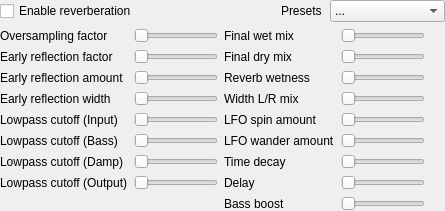
           <widget class="QWidget" name="tabHostPage3">
            <property name="whatsThis">
             <string>&lt;html&gt;&lt;head/&gt;&lt;body&gt;&lt;p&gt;&lt;span style=&quot; font-weight:600; text-decoration: underline;&quot;&gt;Reverberation&lt;/span&gt;&lt;/p&gt;&lt;p&gt;Complex reverberation IIR network (Progenitor 2)&lt;/p&gt;&lt;/body&gt;&lt;/html&gt;</string>
            </property>
            <layout class="QVBoxLayout" name="verticalLayout_15">
             <property name="leftMargin">
              <number>0</number>
             </property>
             <property name="topMargin">
              <number>0</number>
             </property>
             <property name="rightMargin">
              <number>0</number>
             </property>
             <property name="bottomMargin">
              <number>0</number>
             </property>
             <item>
              <layout class="QHBoxLayout" name="horizontalLayout_3">
               <property name="bottomMargin">
                <number>0</number>
               </property>
               <item>
                <layout class="QHBoxLayout" name="horizontalLayout_4"/>
               </item>
               <item>
                <widget class="QCheckBox" name="reverb">
                 <property name="text">
                  <string>Enable reverberation</string>
                 </property>
                </widget>
               </item>
               <item>
                <spacer name="horizontalSpacer_2">
                 <property name="orientation">
                  <enum>Qt::Horizontal</enum>
                 </property>
                 <property name="sizeHint" stdset="0">
                  <size>
                   <width>40</width>
                   <height>20</height>
                  </size>
                 </property>
                </spacer>
               </item>
               <item>
                <widget class="QLabel" name="label_4">
                 <property name="text">
                  <string>Presets</string>
                 </property>
                </widget>
               </item>
               <item>
                <spacer name="horizontalSpacer_3">
                 <property name="orientation">
                  <enum>Qt::Horizontal</enum>
                 </property>
                 <property name="sizeType">
                  <enum>QSizePolicy::Fixed</enum>
                 </property>
                 <property name="sizeHint" stdset="0">
                  <size>
                   <width>2</width>
                   <height>20</height>
                  </size>
                 </property>
                </spacer>
               </item>
               <item>
                <widget class="QComboBox" name="roompresets">
                 <property name="maximumSize">
                  <size>
                   <width>133</width>
                   <height>16777215</height>
                  </size>
                 </property>
                 <property name="frame">
                  <bool>true</bool>
                 </property>
                 <item>
                  <property name="text">
                   <string>...</string>
                  </property>
                 </item>
                 <item>
                  <property name="text">
                   <string>Default</string>
                  </property>
                 </item>
                 <item>
                  <property name="text">
                   <string>Small hall 1</string>
                  </property>
                 </item>
                 <item>
                  <property name="text">
                   <string>Small hall 2</string>
                  </property>
                 </item>
                 <item>
                  <property name="text">
                   <string>Medium hall 1</string>
                  </property>
                 </item>
                 <item>
                  <property name="text">
                   <string>Medium hall 2</string>
                  </property>
                 </item>
                 <item>
                  <property name="text">
                   <string>Large hall 1</string>
                  </property>
                 </item>
                 <item>
                  <property name="text">
                   <string>Large hall 2</string>
                  </property>
                 </item>
                 <item>
                  <property name="text">
                   <string>Small room 1</string>
                  </property>
                 </item>
                 <item>
                  <property name="text">
                   <string>Small room 2</string>
                  </property>
                 </item>
                 <item>
                  <property name="text">
                   <string>Medium room 1</string>
                  </property>
                 </item>
                 <item>
                  <property name="text">
                   <string>Medium room 2</string>
                  </property>
                 </item>
                 <item>
                  <property name="text">
                   <string>Large room 1</string>
                  </property>
                 </item>
                 <item>
                  <property name="text">
                   <string>Large room 2</string>
                  </property>
                 </item>
                 <item>
                  <property name="text">
                   <string>Medium ER 1</string>
                  </property>
                 </item>
                 <item>
                  <property name="text">
                   <string>Medium ER 2</string>
                  </property>
                 </item>
                 <item>
                  <property name="text">
                   <string>Plate high</string>
                  </property>
                 </item>
                 <item>
                  <property name="text">
                   <string>Plate low</string>
                  </property>
                 </item>
                 <item>
                  <property name="text">
                   <string>Long reverb 1</string>
                  </property>
                 </item>
                 <item>
                  <property name="text">
                   <string>Long reverb 2</string>
                  </property>
                 </item>
                </widget>
               </item>
              </layout>
             </item>
             <item>
              <layout class="QHBoxLayout" name="horizontalLayout_5">
               <item>
                <layout class="QFormLayout" name="formLayout">
                 <item row="0" column="0">
                  <widget class="QLabel" name="label_13">
                   <property name="text">
                    <string>Oversampling factor</string>
                   </property>
                  </widget>
                 </item>
                 <item row="0" column="1">
                  <widget class="QAnimatedSlider" name="rev_osf">
                   <property name="minimum">
                    <number>1</number>
                   </property>
                   <property name="maximum">
                    <number>4</number>
                   </property>
                   <property name="orientation">
                    <enum>Qt::Horizontal</enum>
                   </property>
                  </widget>
                 </item>
                 <item row="1" column="0">
                  <widget class="QLabel" name="label_15">
                   <property name="text">
                    <string>Early reflection factor</string>
                   </property>
                  </widget>
                 </item>
                 <item row="1" column="1">
                  <widget class="QAnimatedSlider" name="rev_erf">
                   <property name="minimum">
                    <number>50</number>
                   </property>
                   <property name="maximum">
                    <number>250</number>
                   </property>
                   <property name="value">
                    <number>50</number>
                   </property>
                   <property name="orientation">
                    <enum>Qt::Horizontal</enum>
                   </property>
                  </widget>
                 </item>
                 <item row="2" column="0">
                  <widget class="QLabel" name="label_16">
                   <property name="text">
                    <string>Early reflection amount</string>
                   </property>
                  </widget>
                 </item>
                 <item row="2" column="1">
                  <widget class="QAnimatedSlider" name="rev_era">
                   <property name="maximum">
                    <number>100</number>
                   </property>
                   <property name="orientation">
                    <enum>Qt::Horizontal</enum>
                   </property>
                  </widget>
                 </item>
                 <item row="3" column="0">
                  <widget class="QLabel" name="label_17">
                   <property name="text">
                    <string>Early reflection width</string>
                   </property>
                  </widget>
                 </item>
                 <item row="3" column="1">
                  <widget class="QAnimatedSlider" name="rev_erw">
                   <property name="minimum">
                    <number>-100</number>
                   </property>
                   <property name="maximum">
                    <number>100</number>
                   </property>
                   <property name="value">
                    <number>-100</number>
                   </property>
                   <property name="orientation">
                    <enum>Qt::Horizontal</enum>
                   </property>
                  </widget>
                 </item>
                 <item row="4" column="0">
                  <widget class="QLabel" name="label_18">
                   <property name="text">
                    <string>Lowpass cutoff (Input)</string>
                   </property>
                  </widget>
                 </item>
                 <item row="4" column="1">
                  <widget class="QAnimatedSlider" name="rev_lci">
                   <property name="minimum">
                    <number>200</number>
                   </property>
                   <property name="maximum">
                    <number>18000</number>
                   </property>
                   <property name="orientation">
                    <enum>Qt::Horizontal</enum>
                   </property>
                  </widget>
                 </item>
                 <item row="5" column="0">
                  <widget class="QLabel" name="label_19">
                   <property name="text">
                    <string>Lowpass cutoff (Bass)</string>
                   </property>
                  </widget>
                 </item>
                 <item row="5" column="1">
                  <widget class="QAnimatedSlider" name="rev_lcb">
                   <property name="minimum">
                    <number>50</number>
                   </property>
                   <property name="maximum">
                    <number>1050</number>
                   </property>
                   <property name="orientation">
                    <enum>Qt::Horizontal</enum>
                   </property>
                  </widget>
                 </item>
                 <item row="6" column="0">
                  <widget class="QLabel" name="label_20">
                   <property name="text">
                    <string>Lowpass cutoff (Damp)</string>
                   </property>
                  </widget>
                 </item>
                 <item row="6" column="1">
                  <widget class="QAnimatedSlider" name="rev_lcd">
                   <property name="minimum">
                    <number>200</number>
                   </property>
                   <property name="maximum">
                    <number>18000</number>
                   </property>
                   <property name="orientation">
                    <enum>Qt::Horizontal</enum>
                   </property>
                  </widget>
                 </item>
                 <item row="7" column="0">
                  <widget class="QLabel" name="label_21">
                   <property name="text">
                    <string>Lowpass cutoff (Output)</string>
                   </property>
                  </widget>
                 </item>
                 <item row="7" column="1">
                  <widget class="QAnimatedSlider" name="rev_lco">
                   <property name="minimum">
                    <number>200</number>
                   </property>
                   <property name="maximum">
                    <number>18000</number>
                   </property>
                   <property name="orientation">
                    <enum>Qt::Horizontal</enum>
                   </property>
                  </widget>
                 </item>
                </layout>
               </item>
               <item>
                <layout class="QFormLayout" name="formLayout_2">
                 <property name="rightMargin">
                  <number>0</number>
                 </property>
                 <item row="0" column="0">
                  <widget class="QLabel" name="label_14">
                   <property name="text">
                    <string>Final wet mix</string>
                   </property>
                  </widget>
                 </item>
                 <item row="1" column="0">
                  <widget class="QLabel" name="label_22">
                   <property name="text">
                    <string>Final dry mix</string>
                   </property>
                  </widget>
                 </item>
                 <item row="2" column="0">
                  <widget class="QLabel" name="label_23">
                   <property name="text">
                    <string>Reverb wetness</string>
                   </property>
                  </widget>
                 </item>
                 <item row="3" column="0">
                  <widget class="QLabel" name="label_24">
                   <property name="text">
                    <string>Width L/R mix</string>
                   </property>
                  </widget>
                 </item>
                 <item row="5" column="0">
                  <widget class="QLabel" name="label_25">
                   <property name="text">
                    <string>LFO wander amount</string>
                   </property>
                  </widget>
                 </item>
                 <item row="4" column="0">
                  <widget class="QLabel" name="label_26">
                   <property name="text">
                    <string>LFO spin amount</string>
                   </property>
                  </widget>
                 </item>
                 <item row="6" column="0">
                  <widget class="QLabel" name="label_27">
                   <property name="text">
                    <string>Time decay</string>
                   </property>
                  </widget>
                 </item>
                 <item row="7" column="0">
                  <widget class="QLabel" name="label_28">
                   <property name="text">
                    <string>Delay</string>
                   </property>
                  </widget>
                 </item>
                 <item row="8" column="0">
                  <widget class="QLabel" name="label_29">
                   <property name="text">
                    <string>Bass boost</string>
                   </property>
                  </widget>
                 </item>
                 <item row="0" column="1">
                  <widget class="QAnimatedSlider" name="rev_finalwet">
                   <property name="minimum">
                    <number>-700</number>
                   </property>
                   <property name="maximum">
                    <number>100</number>
                   </property>
                   <property name="value">
                    <number>-700</number>
                   </property>
                   <property name="orientation">
                    <enum>Qt::Horizontal</enum>
                   </property>
                  </widget>
                 </item>
                 <item row="1" column="1">
                  <widget class="QAnimatedSlider" name="rev_finaldry">
                   <property name="minimum">
                    <number>-700</number>
                   </property>
                   <property name="maximum">
                    <number>100</number>
                   </property>
                   <property name="value">
                    <number>-700</number>
                   </property>
                   <property name="orientation">
                    <enum>Qt::Horizontal</enum>
                   </property>
                  </widget>
                 </item>
                 <item row="2" column="1">
                  <widget class="QAnimatedSlider" name="rev_wet">
                   <property name="minimum">
                    <number>-700</number>
                   </property>
                   <property name="maximum">
                    <number>100</number>
                   </property>
                   <property name="value">
                    <number>-700</number>
                   </property>
                   <property name="orientation">
                    <enum>Qt::Horizontal</enum>
                   </property>
                  </widget>
                 </item>
                 <item row="3" column="1">
                  <widget class="QAnimatedSlider" name="rev_width">
                   <property name="maximum">
                    <number>100</number>
                   </property>
                   <property name="orientation">
                    <enum>Qt::Horizontal</enum>
                   </property>
                  </widget>
                 </item>
                 <item row="4" column="1">
                  <widget class="QAnimatedSlider" name="rev_spin">
                   <property name="maximum">
                    <number>1000</number>
                   </property>
                   <property name="orientation">
                    <enum>Qt::Horizontal</enum>
                   </property>
                  </widget>
                 </item>
                 <item row="5" column="1">
                  <widget class="QAnimatedSlider" name="rev_wander">
                   <property name="minimum">
                    <number>10</number>
                   </property>
                   <property name="maximum">
                    <number>60</number>
                   </property>
                   <property name="orientation">
                    <enum>Qt::Horizontal</enum>
                   </property>
                  </widget>
                 </item>
                 <item row="6" column="1">
                  <widget class="QAnimatedSlider" name="rev_decay">
                   <property name="minimum">
                    <number>10</number>
                   </property>
                   <property name="maximum">
                    <number>3000</number>
                   </property>
                   <property name="orientation">
                    <enum>Qt::Horizontal</enum>
                   </property>
                  </widget>
                 </item>
                 <item row="7" column="1">
                  <widget class="QAnimatedSlider" name="rev_delay">
                   <property name="minimum">
                    <number>-5000</number>
                   </property>
                   <property name="maximum">
                    <number>5000</number>
                   </property>
                   <property name="value">
                    <number>-5000</number>
                   </property>
                   <property name="orientation">
                    <enum>Qt::Horizontal</enum>
                   </property>
                   <property name="invertedAppearance">
                    <bool>false</bool>
                   </property>
                  </widget>
                 </item>
                 <item row="8" column="1">
                  <widget class="QAnimatedSlider" name="rev_bass">
                   <property name="maximum">
                    <number>50</number>
                   </property>
                   <property name="orientation">
                    <enum>Qt::Horizontal</enum>
                   </property>
                  </widget>
                 </item>
                </layout>
               </item>
               <item>
                <spacer name="verticalSpacer_10">
                 <property name="orientation">
                  <enum>Qt::Vertical</enum>
                 </property>
                 <property name="sizeHint" stdset="0">
                  <size>
                   <width>20</width>
                   <height>40</height>
                  </size>
                 </property>
                </spacer>
               </item>
              </layout>
             </item>
            </layout>
           </widget>
